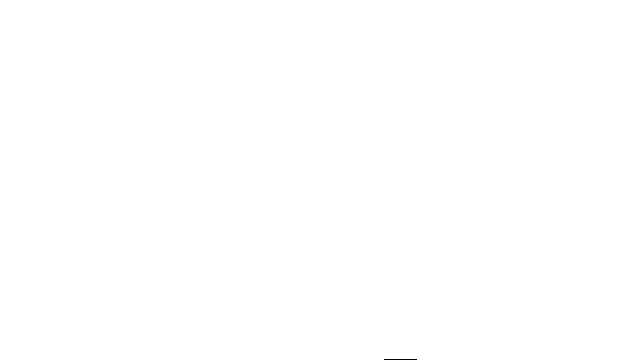
Frame 1 (no input)
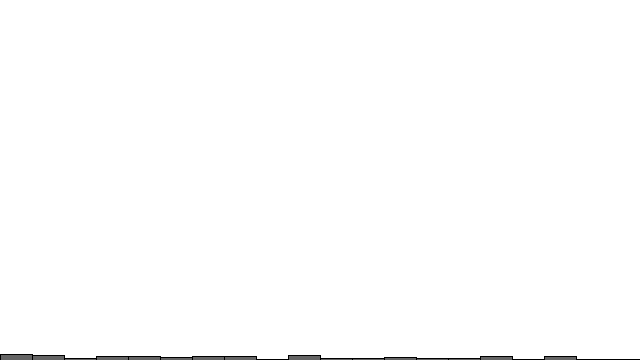
Frame 60 (the mouse pressed at the canvas centre just before this capture)
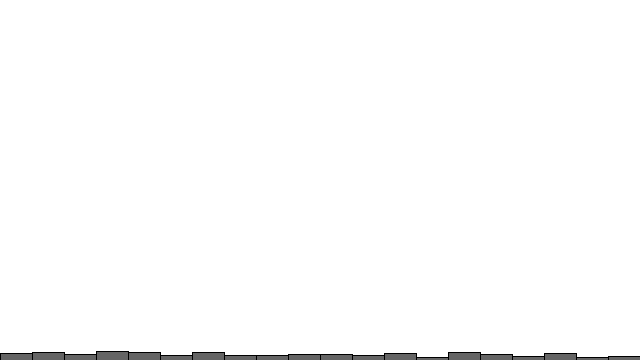
Frame 120 (the mouse held since frame 60 and released just before this capture)

The Processing sketch that drew these frames (run headless with seeded random() and noise(); from frame 60 on, the mouse is pressed at the canvas centre):

// Processing sketch: pseudoRandomNumbers1
// ── pseudoRandomNumbers1.pde
int[] randomCounts;

void setup()
{
  size(640, 360);
  background(255);
  randomCounts = new int[20];
}

void draw()
{
  background(255);
  int index = int(random(randomCounts.length));
  
  randomCounts[index]++;
  
  int w = width/randomCounts.length;
  
  for(int i = 0; i < randomCounts.length; i++)
  {
    fill(100);
    rect(i*w, height-randomCounts[i], w, randomCounts[i]);
  }
  
  
}
